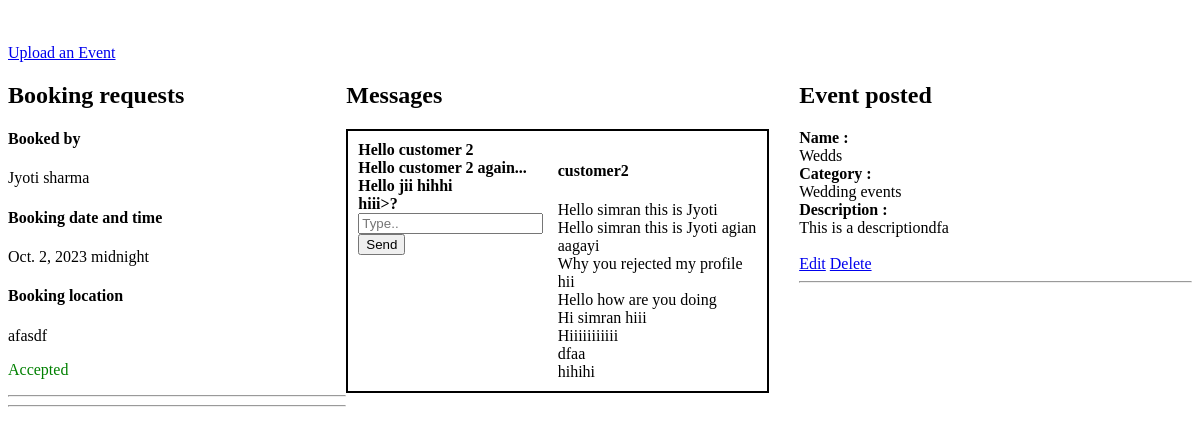
Before: /home-E/ (signed in) with the older database file.
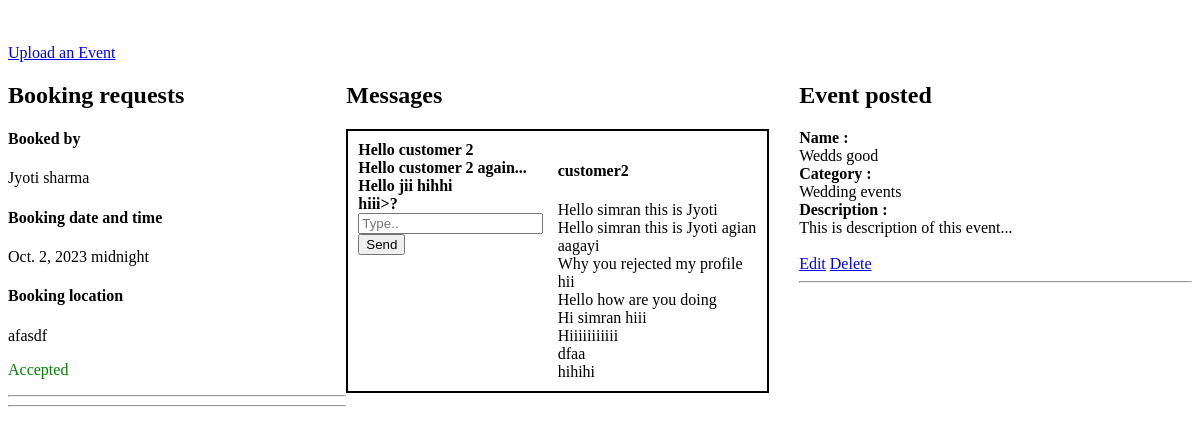
After: the same page with the newer database file.
### EventPlanner/models.py (models this page shows, shortened)
class Event(models.Model):
    category = models.ForeignKey(Category,on_delete=models.CASCADE)
    event_planner = models.ForeignKey(User,on_delete=models.CASCADE,null=True)
    name = models.CharField(max_length=100)
    description = models.TextField(null=True,blank=True)

class Category(models.Model):
    name = models.CharField(max_length=100)
    def __str__(self):
        return self.name

### EventPlanner/views.py (the view)
# urls.py: path('home-E/',views.home),
@login_required(login_url='/login/')
def home(request):
    if request.user.userprofile.user_type == 'is_event_planner':
        bookings = Booking.objects.filter(vendor = request.user)
        events = Event.objects.filter(event_planner = request.user)
        received_dict,sent_dict =  Messages_display(request)
        context = {'bookings':bookings,'received_dict':received_dict,'sent_dict':sent_dict,'MessageForm':MessageForm,'events':events}
        return render(request,'EventPlanner/home.html',context)

### EventPlanner/templates/EventPlanner/home.html (shortened to what this page needs)
{% load static %}
<link rel="stylesheet" href="{% static 'EventPlanner/css/home.css' %}">
<div>
    <a href="/create-event/">Upload an Event</a>
</div>
<div class="outer-grid-div">
    <div>
        <h2>Booking requests</h2>
        {% for booking in bookings %}
        <div>
            <div>
                <h4>Booked by</h4>
            </div>
            <div>{{booking.user.first_name}} {{booking.user.last_name}}</div>
            <div>
                <h4>Booking date and time</h4>
            </div>
            <div>{{booking.date}} {{booking.time}}</div>
            <div>
                <h4>Booking location</h4>
            </div>
            <div>{{booking.location}}</div>
        </div>
        {% if booking.booking_accepted is None %}
        <button><a href="/accept-booking/{{booking.id}}/accepted/">Accept</a> </button>
        <button><a href="/accept-booking/{{booking.id}}/rejected/">Reject</a></button>
        {% elif booking.booking_accepted is False %}
        <p class="rejected">Rejected</p>
        {% else %}
        <p class="accepted">Accepted</p>
        <hr>
        {% endif %}
        {% endfor %}
        <hr>
    </div>
    <div>
            <h2>Messages</h2>
        {% for sender,messages in received_dict.items %}
        <div class="gird-div">
            <div>
                {% for receiver,msgs in sent_dict.items %}
                {% if receiver == sender %}
                {% for msg in msgs %}
                <div><b>{{msg}}</b></div>
                {% endfor %}
                {% endif %}
                {% endfor %}
                <form action="/create-message/" method="POST">
                    <input type="text" name="message" placeholder="Type..">
                    <input type="submit" value="Send">
                </form>
            </div>
            <div>
                <h4>{{sender}}</h4>
                {% for message in messages %}
                <div>{{message.message}}</div>
                {% endfor %}
            </div>
        </div>
        {% endfor %}
    </div>
    <div class="event-div">
        <h2>Event posted</h2>
        {% for event in events %}
        <div><b>Name :</b></div>
        <div>{{event.name}}</div>
        <div><b>Category :</b></div>
        <div>{{event.category}}</div>
        <div><b>Description :</b></div>
        <div>{{event.description}}</div>
        <br>
        <a href="/edit-event/{{event.id}}/">Edit</a>
        <a href="/delete-event/{{event.id}}/">Delete</a>
        <hr>
        {% endfor %}
    </div>
</div>

Changed rows visible on the page:
changed Event "Wedding events": name "Wedds" → "Wedds good"; description "This is a descriptiondfa" → "This is description of this event..."
